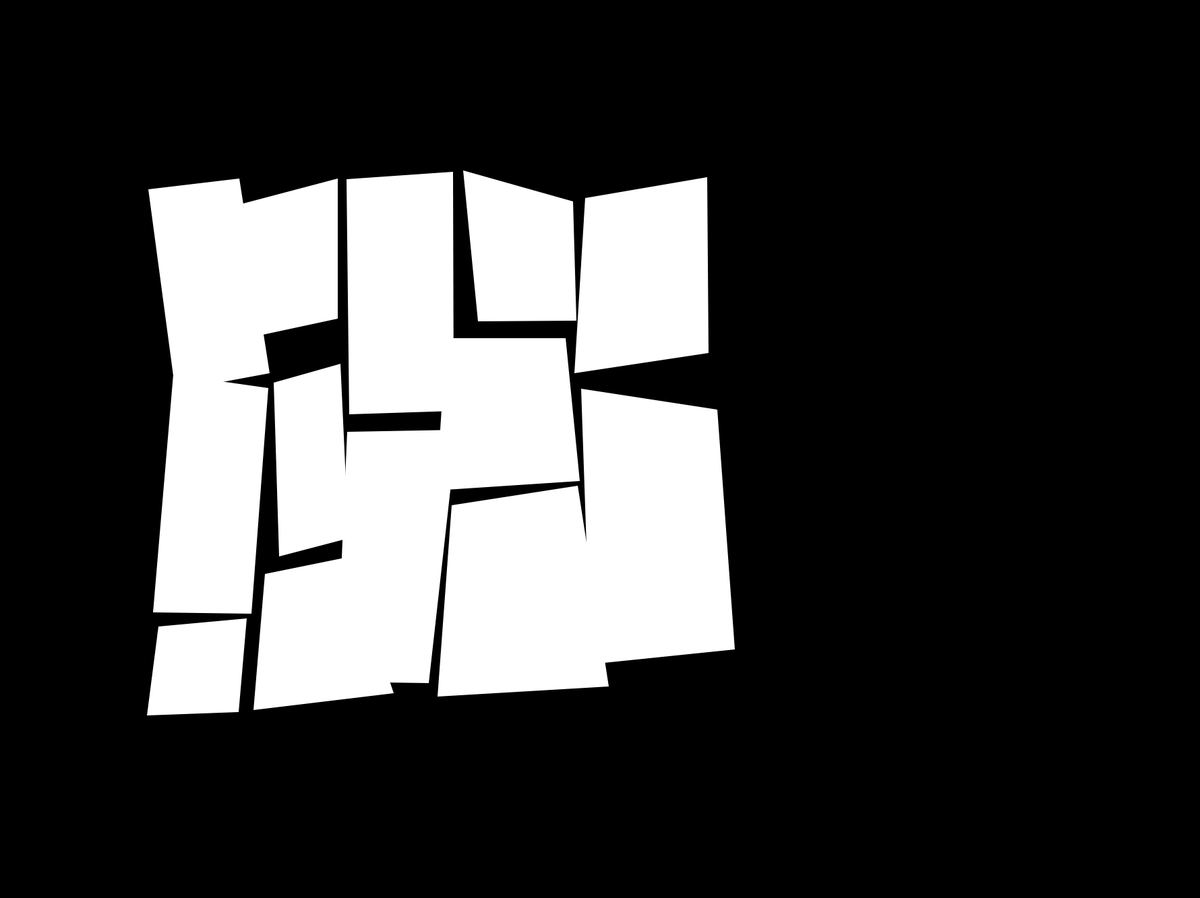
Frame 1 (no input)
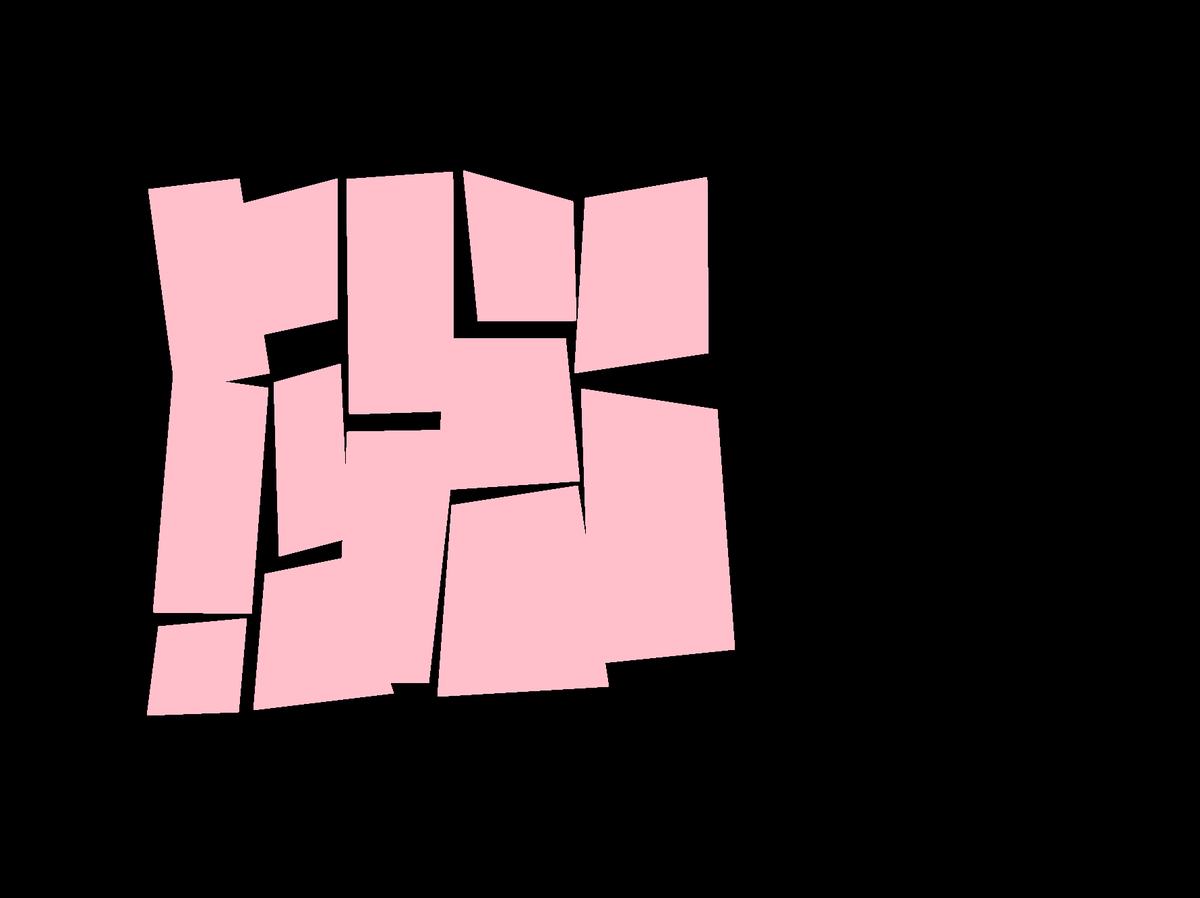
Frame 60 (no input)
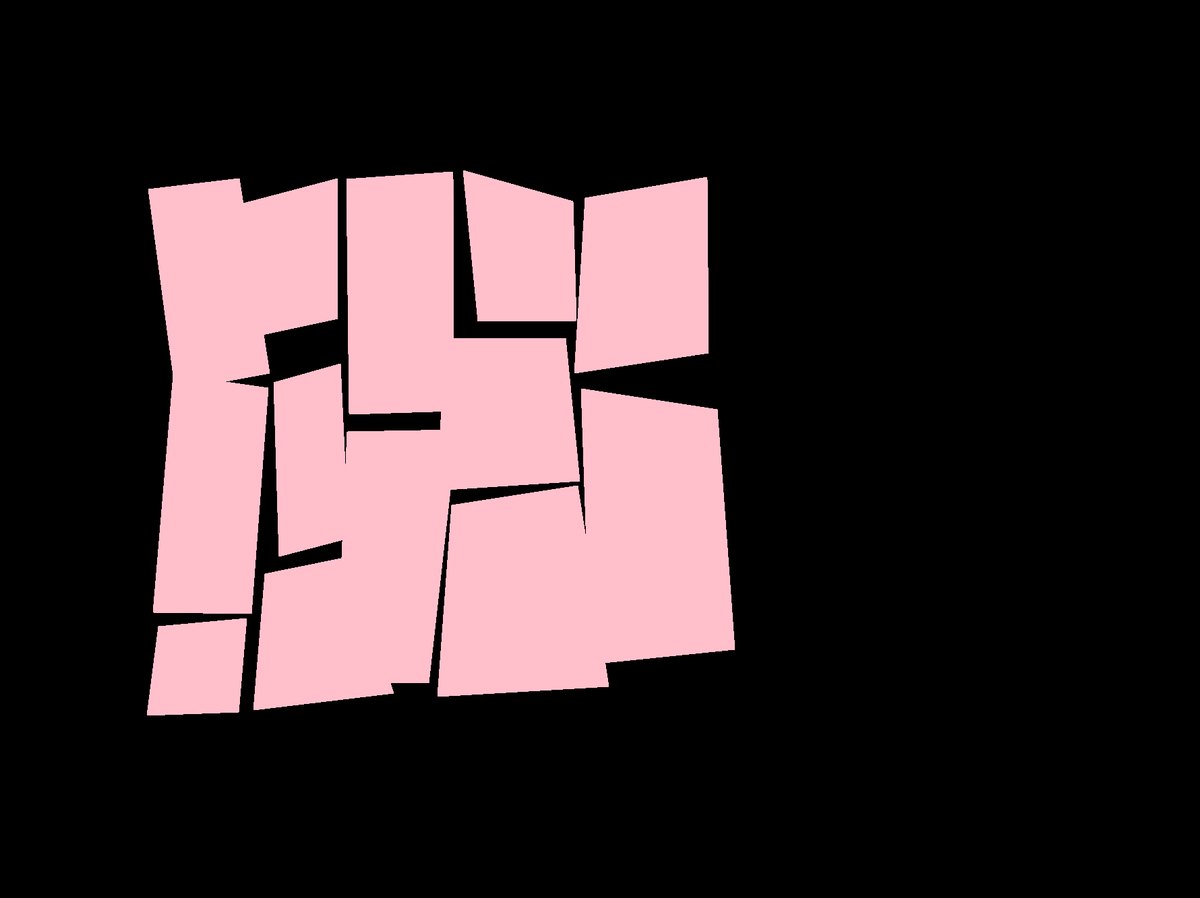
Frame 120 (the mouse pressed at the canvas centre since frame 60)

The p5.js sketch that drew these frames (run headless with seeded random() and noise() and a simulated clock; from frame 60 on, the mouse is pressed at the canvas centre):

// p5.js sketch
// ── sketch.js
function setup() {
    createCanvas(1780, 1333);
    background ('black');
}

function draw() {
    noStroke()
    quad(220,281,355,265,400,554,260,580);
    quad(361,302,501,265, 501,473,366,502);
    quad(514,266,672,255,673,610,518,615);
    quad(687,253,850,299,855,476,709,477);
    quad(868,294,1049,263,1051,524,852,554);
    quad(862,577,1064,608,1090,964,876,986);
    quad(662,502,839,502,860,714,647,728);
    quad(515,641,678,638,636,1014,499,1012);
    quad(406,568,505,540,517,799,414,826);
    quad(393,852,516,827,584,1029,376,1054);
    quad(257,556,398,576,373,911,227,909);
    quad(235,930,366,918,354,1057,218,1062);
    quad(670,750,857,721,903,1019,649,1034);
    fill('pink');
}
